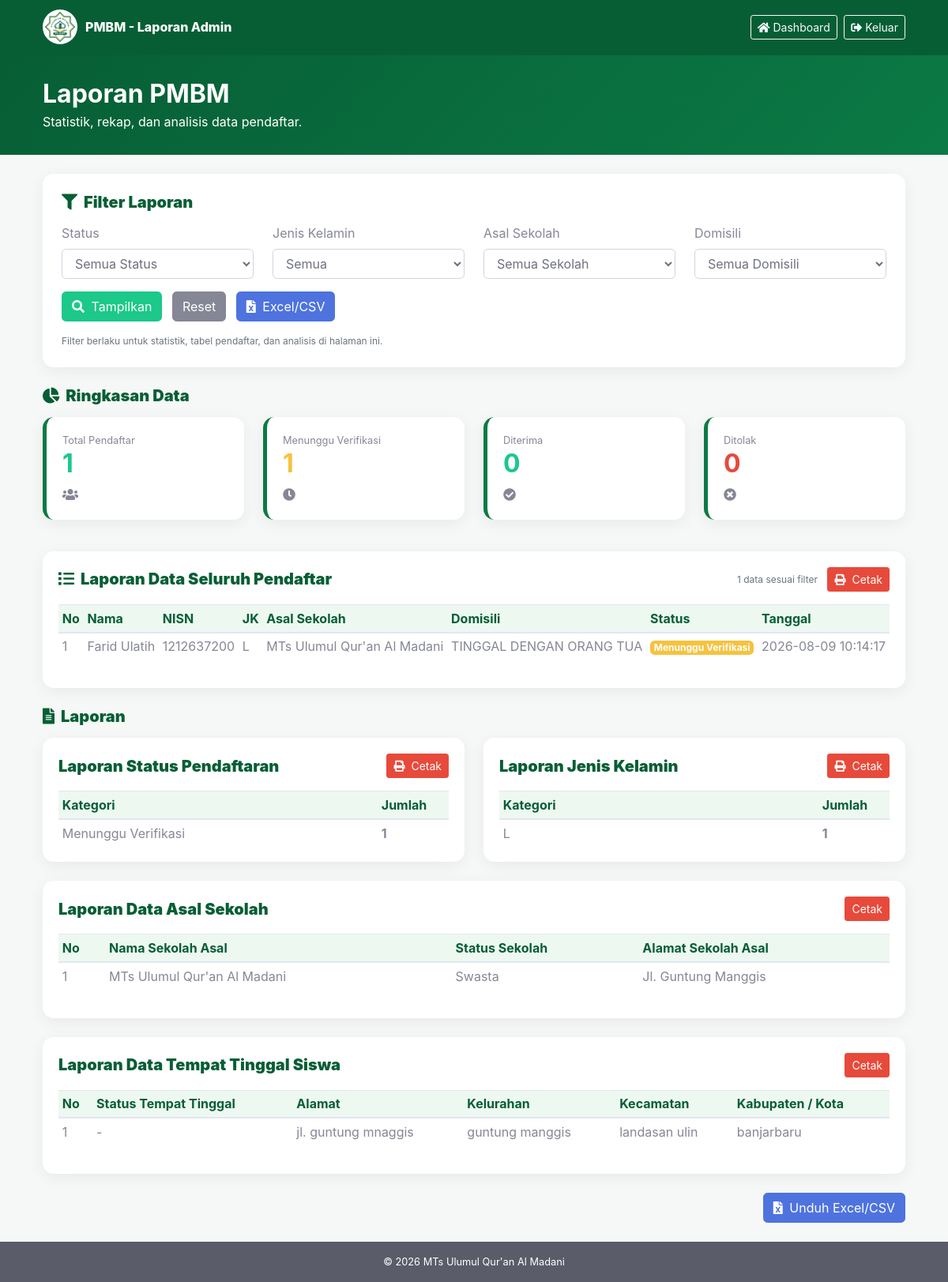
Page /admin/laporan.php (signed in) on the committed database.
### tables this page shows
CREATE TABLE `students` (
  `id` int(11) NOT NULL,
  `user_id` int(11) NOT NULL,
  `nama_sekolah_asal` varchar(150) DEFAULT NULL,
  `status_sekolah_asal` varchar(20) DEFAULT NULL,
  `npsn_nsm_asal` varchar(30) DEFAULT NULL,
  `alamat_sekolah_asal` text DEFAULT NULL,
  `nama` varchar(150) DEFAULT NULL,
  `nisn` varchar(20) DEFAULT NULL,
  `nik` varchar(20) DEFAULT NULL,
  `tempat_lahir` varchar(100) DEFAULT NULL,
  `tanggal_lahir` date DEFAULT NULL,
  `jk` varchar(20) DEFAULT NULL,
  `jumlah_saudara` int(11) DEFAULT NULL,
  `anak_ke` int(11) DEFAULT NULL,
  `cita_cita` varchar(100) DEFAULT NULL,
  `hobi` varchar(100) DEFAULT NULL,
  `telepon` varchar(30) DEFAULT NULL,
  `email` varchar(150) DEFAULT NULL,
  `pembiaya_sekolah` varchar(100) DEFAULT NULL,
  `pra_sekolah` varchar(50) DEFAULT NULL,
  `imunisasi` varchar(50) DEFAULT NULL,
  `no_kk` varchar(20) DEFAULT NULL,
  `nama_kepala_keluarga` varchar(150) DEFAULT NULL,
  `nama_ayah` varchar(150) DEFAULT NULL,
  `status_ayah` varchar(30) DEFAULT NULL,
  `nik_ayah` varchar(20) DEFAULT NULL,
  `tanggal_lahir_ayah` date DEFAULT NULL,
  `pendidikan_ayah` varchar(80) DEFAULT NULL,
  `pekerjaan_ayah` varchar(150) DEFAULT NULL,
  `penghasilan_ayah` varchar(100) DEFAULT NULL,
  `hp_ayah` varchar(30) DEFAULT NULL,
  `nama_ibu` varchar(150) DEFAULT NULL,
  `status_ibu` varchar(30) DEFAULT NULL,
  `nik_ibu` varchar(20) DEFAULT NULL,
  `tanggal_lahir_ibu` date DEFAULT NULL,
  `pendidikan_ibu` varchar(80) DEFAULT NULL,
  `pekerjaan_ibu` varchar(150) DEFAULT NULL,
  `penghasilan_ibu` varchar(100) DEFAULT NULL,
  `hp_ibu` varchar(30) DEFAULT NULL,
  `kepemilikan_rumah_ayah` varchar(100) DEFAULT NULL,
  `provinsi_ayah` varchar(100) DEFAULT NULL,
  `kabupaten_ayah` varchar(100) DEFAULT NULL,
  `kecamatan_ayah` varchar(100) DEFAULT NULL,
  `kelurahan_ayah` varchar(100) DEFAULT NULL,
  `rt_ayah` varchar(10) DEFAULT NULL,
  `rw_ayah` varchar(10) DEFAULT NULL,
  `jalan_ayah` text DEFAULT NULL,
  `kode_pos_ayah` varchar(10) DEFAULT NULL,
  `alamat_ibu_status` varchar(40) DEFAULT NULL,
  `kepemilikan_rumah_ibu` varchar(100) DEFAULT NULL,
  `provinsi_ibu` varchar(100) DEFAULT NULL,
  `kabupaten_ibu` varchar(100) DEFAULT NULL,
  `kecamatan_ibu` varchar(100) DEFAULT NULL,
  `kelurahan_ibu` varchar(100) DEFAULT NULL,
  `rt_ibu` varchar(10) DEFAULT NULL,
  `rw_ibu` varchar(10) DEFAULT NULL,
  `jalan_ibu` text DEFAULT NULL,
  `kode_pos_ibu` varchar(10) DEFAULT NULL,
  `domisili_murid` varchar(100) DEFAULT NULL,
  `transportasi` varchar(100) DEFAULT NULL,
  `jarak_rumah` varchar(100) DEFAULT NULL,
  `waktu_tempuh` varchar(100) DEFAULT NULL,
  `kebutuhan_khusus` varchar(200) DEFAULT NULL,
  `kebutuhan_disabilitas` varchar(100) DEFAULT NULL,
  `status_wali` varchar(100) DEFAULT NULL,
  `nama_wali` varchar(150) DEFAULT NULL,
  `hp_wali` varchar(30) DEFAULT NULL,
  `tinggal_bersama` varchar(100) DEFAULT NULL,
  `alamat_wali` text DEFAULT NULL,
  `status` varchar(40) DEFAULT 'Menunggu Verifikasi',
  `created_at` timestamp NOT NULL DEFAULT current_timestamp(),
  `updated_at` timestamp NOT NULL DEFAULT current_timestamp()
    ON UPDATE current_timestamp()
);

### admin/laporan.php (the view, shortened to what this page needs)
<?php
require_once '../config/database.php';
function e($v) {
    return htmlspecialchars($v ?? '', ENT_QUOTES, 'UTF-8');
}
function countWhere($conn, $where = '') {
    $sql = "SELECT COUNT(*) AS total FROM students";
    if ($where !== '') $sql .= " WHERE " . $where;
    $q = mysqli_query($conn, $sql);
    return $q ? (int) mysqli_fetch_assoc($q)['total'] : 0;
}
function getRows($conn, $sql) {
    $q = mysqli_query($conn, $sql);
    $rows = [];
    if ($q) {
        while ($r = mysqli_fetch_assoc($q)) $rows[] = $r;
    }
    return $rows;
}
$status = $_GET['status'] ?? '';
$jk = $_GET['jk'] ?? '';
$sekolah = $_GET['sekolah'] ?? '';
$domisili = $_GET['domisili'] ?? '';
$conditions = [];
if (in_array($status, ['Menunggu Verifikasi', 'Diterima', 'Ditolak'], true)) {
    $conditions[] = "status='" . mysqli_real_escape_string($conn, $status) . "'";
} else {
    $status = '';
}
$where = $conditions ? ' WHERE ' . implode(' AND ', $conditions) : '';
$total = countWhere($conn, $where ? substr($where, 7) : '');
$menunggu = countWhere($conn, ($where ? substr($where, 7) . ' AND ' : '') . "(status='Menunggu Verifikasi')");
$diterima = countWhere($conn, ($where ? substr($where, 7) . ' AND ' : '') . "(status='Diterima')");
$ditolak = countWhere($conn, ($where ? substr($where, 7) . ' AND ' : '') . "(status='Ditolak')");
$students = getRows($conn, "
    SELECT id,nama,nisn,nik,jk,nama_sekolah_asal,domisili_murid,status,created_at
    FROM students $where ORDER BY id DESC
");
$jenisKelamin = getRows($conn, "
    SELECT COALESCE(NULLIF(jk,''),'Tidak diisi') AS label, COUNT(*) AS jumlah
    FROM students $where GROUP BY jk ORDER BY jumlah DESC, label ASC
");
$statusRows = getRows($conn, "
    SELECT COALESCE(NULLIF(status,''),'Tidak diisi') AS label, COUNT(*) AS jumlah
    FROM students $where GROUP BY status ORDER BY jumlah DESC, label ASC
");
$report4Rows = getRows($conn, "
    SELECT nama_sekolah_asal, status_sekolah_asal, alamat_sekolah_asal
    FROM students $where ORDER BY nama_sekolah_asal ASC
");
$report5Rows = getRows($conn, "
    SELECT tinggal_bersama,
           CASE WHEN alamat_ibu_status='SAMA_DENGAN_AYAH' OR alamat_ibu_status IS NULL OR alamat_ibu_status=''
                THEN jalan_ayah ELSE jalan_ibu END AS alamat,
           CASE WHEN alamat_ibu_status='SAMA_DENGAN_AYAH' OR alamat_ibu_status IS NULL OR alamat_ibu_status=''
                THEN kelurahan_ayah ELSE kelurahan_ibu END AS kelurahan,
           CASE WHEN alamat_ibu_status='SAMA_DENGAN_AYAH' OR alamat_ibu_status IS NULL OR alamat_ibu_status=''
                THEN kecamatan_ayah ELSE kecamatan_ibu END AS kecamatan,
           CASE WHEN alamat_ibu_status='SAMA_DENGAN_AYAH' OR alamat_ibu_status IS NULL OR alamat_ibu_status=''
                THEN kabupaten_ayah ELSE kabupaten_ibu END AS kabupaten_kota
    FROM students $where ORDER BY id DESC
");
function tableReport($title, $rows, $report, $query) {
    ob_start(); ?>
    <div class="col-lg-6 mb-4">
        <div class="card h-100">
            <div class="card-body">
                <div class="d-flex justify-content-between align-items-center mb-3">
                    <h5 class="section-title mb-0"><?= e($title) ?></h5>
                    <a href="laporan_pdf.php?report=<?= (int)$report ?>&<?= e($query) ?>"
                       target="_blank"
                       class="btn btn-sm btn-danger">
                        <i class="fas fa-print mr-1"></i> Cetak
                    </a>
                </div>
                <div class="table-responsive">
                    <table class="table table-sm table-hover mb-0">
                        <thead><tr><th>Kategori</th><th width="90">Jumlah</th></tr></thead>
                        <tbody>
                        <?php if (!$rows): ?>
                            <tr><td colspan="2" class="text-center text-muted">Belum ada data.</td></tr>
                        <?php else: foreach ($rows as $r): ?>
                            <tr><td><?= e($r['label']) ?></td><td class="font-weight-bold"><?= (int)$r['jumlah'] ?></td></tr>
                        <?php endforeach; endif; ?>
                        </tbody>
                    </table>
                </div>
            </div>
        </div>
    </div>
    <?php return ob_get_clean();
}
?>
<!DOCTYPE html>
<html lang="id">
<head>
<link rel="stylesheet" href="../assets/css/sb-admin-2.min.css">
<link rel="stylesheet" href="../assets/vendor/fontawesome-free/css/all.min.css">
</head>
<body>
<nav class="topbar">
<div class="container d-flex justify-content-between align-items-center">
<a href="../index.php" class="brand d-flex align-items-center"><img src="../assets/img/logo.png" alt="Logo"><span>PMBM - Laporan Admin</span></a>
<div>
<a href="../dashboard_admin.php" class="btn btn-sm btn-outline-light mr-1"><i class="fas fa-home"></i> Dashboard</a>
<a href="../logout.php" class="btn btn-sm btn-outline-light"><i class="fas fa-sign-out-alt"></i> Keluar</a>
</div>
</div>
</nav>
<section class="hero">
<div class="container">
<h1 class="h2 font-weight-bold mb-1">Laporan PMBM</h1>
<p class="mb-0">Statistik, rekap, dan analisis data pendaftar.</p>
</div>
</section>
<div class="container my-4">
<div class="filter-card p-4 mb-4">
<h5 class="section-title"><i class="fas fa-filter mr-2"></i>Filter Laporan</h5>
<form method="get">
<div class="row">
<div class="col-md-3 mb-3">
<label>Status</label>
<select name="status" class="form-control">
<option value="">Semua Status</option>
</select>
</div>
<div class="col-md-3 mb-3">
<label>Jenis Kelamin</label>
<select name="jk" class="form-control">
<option value="">Semua</option>
</select>
</div>
<div class="col-md-3 mb-3">
<label>Asal Sekolah</label>
<select name="sekolah" class="form-control">
<option value="">Semua Sekolah</option>
</select>
</div>
<div class="col-md-3 mb-3">
<label>Domisili</label>
<select name="domisili" class="form-control">
<option value="">Semua Domisili</option>
</select>
</div>
</div>
<div>
<button class="btn btn-success mr-2"><i class="fas fa-search mr-1"></i> Tampilkan</button>
<a href="laporan.php" class="btn btn-secondary mr-2">Reset</a>
<?php
$query = http_build_query(['status'=>$status,'jk'=>$jk,'sekolah'=>$sekolah,'domisili'=>$domisili]);
?>
<a href="laporan_excel.php?<?= e($query) ?>" class="btn btn-primary"><i class="fas fa-file-excel mr-1"></i> Excel/CSV</a>
</div>
</form>
<p class="small-note mb-0 mt-3">Filter berlaku untuk statistik, tabel pendaftar, dan analisis di halaman ini.</p>
</div>
<h5 class="section-title"><i class="fas fa-chart-pie mr-2"></i>Ringkasan Data</h5>
<div class="row mb-4">
<?php foreach([
['Total Pendaftar',$total,'fa-users','success'],
['Menunggu Verifikasi',$menunggu,'fa-clock','warning'],
['Diterima',$diterima,'fa-check-circle','success'],
['Ditolak',$ditolak,'fa-times-circle','danger']
] as $s): ?>
<div class="col-md-3 mb-3"><div class="card stat h-100"><div class="card-body">
<div class="text-muted small"><?= e($s[0]) ?></div>
<div class="h2 font-weight-bold text-<?= $s[3] ?>"><?= (int)$s[1] ?></div>
<i class="fas <?= $s[2] ?> text-muted"></i>
</div></div></div>
<?php endforeach; ?>
</div>
<div class="card mb-4">
<div class="card-body">
<div class="d-flex justify-content-between align-items-center mb-3">
<h5 class="section-title mb-0"><i class="fas fa-list mr-2"></i>Laporan Data Seluruh Pendaftar</h5>
<div>
    <span class="small-note mr-2"><?= count($students) ?> data sesuai filter</span>
    <a href="laporan_pdf.php?report=1&<?= e($query) ?>" target="_blank" class="btn btn-sm btn-danger">
        <i class="fas fa-print mr-1"></i> Cetak
    </a>
</div>
</div>
<div class="table-responsive">
<table class="table table-hover table-sm">
<thead><tr><th>No</th><th>Nama</th><th>NISN</th><th>JK</th><th>Asal Sekolah</th><th>Domisili</th><th>Status</th><th>Tanggal</th></tr></thead>
<tbody>
<?php if(!$students): ?><tr><td colspan="8" class="text-center text-muted py-4">Belum ada data.</td></tr>
<?php else: foreach($students as $i=>$s):
$sc=stripos($s['status'],'tolak')!==false?'danger':(stripos($s['status'],'diterima')!==false?'success':'warning'); ?>
<tr>
<td><?= $i+1 ?></td><td><?= e($s['nama']) ?></td><td><?= e($s['nisn']) ?></td><td><?= e($s['jk']) ?></td>
<td><?= e($s['nama_sekolah_asal']) ?></td><td><?= e($s['domisili_murid']) ?></td>
<td><span class="badge badge-<?= $sc ?>"><?= e($s['status']) ?></span></td>
<td><?= e($s['created_at']) ?></td>
</tr>
<?php endforeach; endif; ?>
</tbody>
</table>
</div>
</div>
</div>
<h5 class="section-title"><i class="fas fa-file-alt mr-2"></i>Laporan</h5>
<div class="row">
<?= tableReport('Laporan Status Pendaftaran', $statusRows, 2, $query) ?>
<?= tableReport('Laporan Jenis Kelamin', $jenisKelamin, 3, $query) ?>
<div class="col-12 mb-4"><div class="card"><div class="card-body">
<div class="d-flex justify-content-between align-items-center mb-3"><h5 class="section-title mb-0">Laporan Data Asal Sekolah</h5><a href="laporan_pdf.php?report=4&<?= e($query) ?>" target="_blank" class="btn btn-sm btn-danger">Cetak</a></div>
<div class="table-responsive"><table class="table table-sm table-hover"><thead><tr><th>No</th><th>Nama Sekolah Asal</th><th>Status Sekolah</th><th>Alamat Sekolah Asal</th></tr></thead><tbody>
<?php if(!$report4Rows): ?><tr><td colspan="4" class="text-center text-muted">Belum ada data.</td></tr><?php else: foreach($report4Rows as $i=>$r): $st=strtoupper(trim($r['status_sekolah_asal']??'')); $st=$st==='NEGERI'?'Negeri':($st==='SWASTA'?'Swasta':'-'); ?>
<tr><td><?= $i+1 ?></td><td><?= e($r['nama_sekolah_asal']?:'-') ?></td><td><?= e($st) ?></td><td><?= e($r['alamat_sekolah_asal']?:'-') ?></td></tr><?php endforeach; endif; ?>
</tbody></table></div></div></div></div>
<div class="col-12 mb-4"><div class="card"><div class="card-body">
<div class="d-flex justify-content-between align-items-center mb-3"><h5 class="section-title mb-0">Laporan Data Tempat Tinggal Siswa</h5><a href="laporan_pdf.php?report=5&<?= e($query) ?>" target="_blank" class="btn btn-sm btn-danger">Cetak</a></div>
<div class="table-responsive"><table class="table table-sm table-hover"><thead><tr><th>No</th><th>Status Tempat Tinggal</th><th>Alamat</th><th>Kelurahan</th><th>Kecamatan</th><th>Kabupaten / Kota</th></tr></thead><tbody>
<?php if(!$report5Rows): ?><tr><td colspan="6" class="text-center text-muted">Belum ada data.</td></tr><?php else: foreach($report5Rows as $i=>$r): ?>
<tr><td><?= $i+1 ?></td><td><?= e($r['tinggal_bersama']?:'-') ?></td><td><?= e($r['alamat']?:'-') ?></td><td><?= e($r['kelurahan']?:'-') ?></td><td><?= e($r['kecamatan']?:'-') ?></td><td><?= e($r['kabupaten_kota']?:'-') ?></td></tr><?php endforeach; endif; ?>
</tbody></table></div></div></div></div>
</div>
<div class="text-right mb-4">
<a href="laporan_excel.php?<?= e($query) ?>" class="btn btn-primary"><i class="fas fa-file-excel mr-1"></i> Unduh Excel/CSV</a>
</div>
</div>
<footer class="bg-dark text-white text-center py-3 small">© <?= date('Y') ?> MTs Ulumul Qur'an Al Madani</footer>
</body>
</html>

### admin/laporan.php (style rules this page uses)
:root { --gd:#075e35;--g:#0b7a45;--y:#f5c400 }
body { background:#f5f8f6 }
.topbar { background:var(--gd);padding:12px 0 }
.brand { color:#fff!important;text-decoration:none;font-weight:800 }
.brand img { width:44px;height:44px;object-fit:contain;background:#fff;border-radius:50%;padding:3px;margin-right:10px }
.hero { background:linear-gradient(135deg,var(--gd),var(--g));color:#fff;padding:30px 0 }
.card { border:0;border-radius:14px;box-shadow:0 5px 20px rgba(0,0,0,.06) }
.stat { border-left:5px solid var(--g) }
.table thead { background:#edf8f1;color:var(--gd) }
.section-title { font-weight:900;color:var(--gd);margin-bottom:15px }
.filter-card { background:#fff;border-radius:14px;box-shadow:0 5px 20px rgba(0,0,0,.06) }
.small-note { font-size:12px;color:#6c757d }

### rows in the picture
students: nama "Farid Ulatih", nisn "1212637200", jk "L", nama_sekolah_asal "MTs Ulumul Qur'an Al Madani", domisili_murid "TINGGAL DENGAN ORANG TUA", status "Menunggu Verifikasi", created_at "2026-08-09 10:14:17", status_sekolah_asal "Swasta", alamat_sekolah_asal "Jl. Guntung Manggis", tinggal_bersama "-", alamat "jl. guntung mnaggis", kelurahan "guntung manggis", kecamatan "landasan ulin", kabupaten_kota "banjarbaru"

### other values in the picture
$s[0] "Total Pendaftar"
$s[1] "1"
$s[0] "Menunggu Verifikasi"
$s[0] "Diterima"
$s[1] "0"
$s[0] "Ditolak"
count($students) "1"
$title "Laporan Status Pendaftaran Laporan Jenis Kelamin"
$r['label'] "Menunggu Verifikasi"
$r['jumlah'] "1"
$r['label'] "L"
